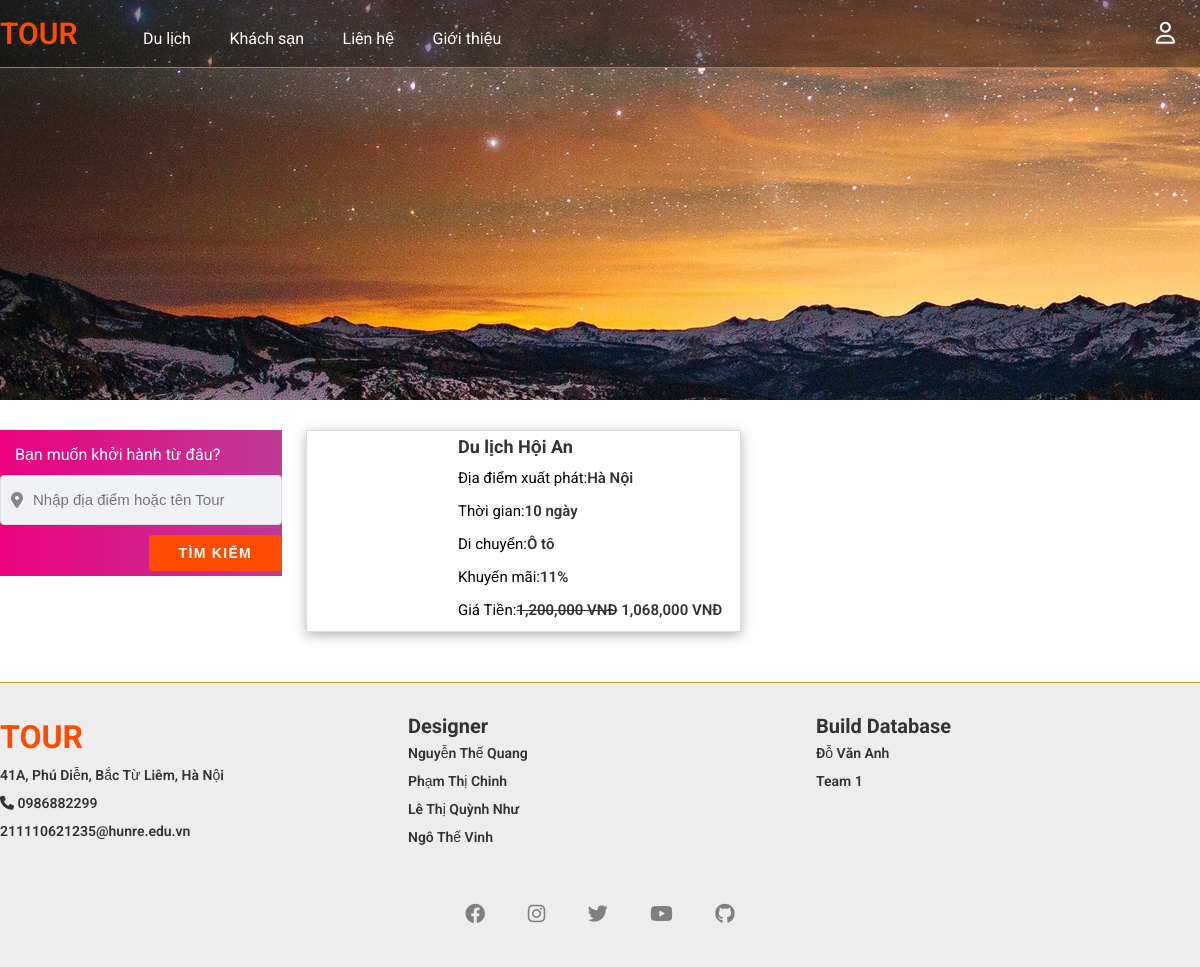
Screenshot of /asset/html/searchtour.php?keyword=Du lịch Hội An with the database file from the repository.
### tables this page shows
CREATE TABLE `tours` (
  `id` int(11) NOT NULL,
  `ten` varchar(255) NOT NULL,
  `diemxuatphat` varchar(255) NOT NULL,
  `thoigian` varchar(50) NOT NULL,
  `phuongtien` varchar(50) NOT NULL,
  `khuyenmai` int(11) DEFAULT 0,
  `giagoc` int(255) NOT NULL,
  `khoihanh` varchar(255) NOT NULL,
  `thongtin` varchar(10000) NOT NULL,
  `ghichu` varchar(1000) NOT NULL,
  `image_url` varchar(255) NOT NULL
);

### asset/html/searchtour.php (the view, shortened to what this page needs)
<!DOCTYPE html>
<html lang="en">
<head>
    <link rel="stylesheet" href="../css/main.css">
    <link rel="stylesheet" href="../css/base.css">
    <link rel="stylesheet" href="../font/fontawesome-free-6.4.2-web/css/all.min.css">
</head>
<body>
    <header id="header">
        <div class="gird">
            <ul class="header__list">
                <li class="header__item">
                    <a href="index.php" class="header__logo">TOUR</a>
                </li>
                <li class="header__item">
                    <a href="screen_dulich.php">Du lịch</a>
                </li>
                <li class="header__item">
                    <a href="screen_khachsan.php">Khách sạn</a>
                </li>
                <li class="header__item">
                    <a href="screen_lienhe.php">Liên hệ</a>
                </li>
                <li class="header__item">
                    <a href="screen_gioithieu.php">Giới thiệu</a>
                </li>
            </ul>
            <div class="header__user">
                <div class="header__user-item">
                    <div class="header__user-btn">
                        <i class="fa-regular fa-user header__user-icon"></i>
                    </div>
                </div>
            </div>
        </div>
    </header>
    <div class="screen">
        <div class="dulich-img" style="background-image: url('../img/img_modal/dulich.jpg');"></div>
        <div class="gird">
            <div class="dulich-box">
                <div class="gird_row">
                    <div class="dulich__sidebar col c-3 l-12">
                        <div class="dulich__sidebar-box">
                            <span class="dulich__sidebar-heading">
                                Bạn muốn khởi hành từ đâu?
                            </span>
                            <form action="searchtour.php" method="GET">
                                <div class="hotel__form-search-list">
                                    <div class="hotel__form-search-item">
                                        <div class="hotel__form-search-child">
                                            <i class="fa-solid fa-location-dot"></i>
                                            <input type="text" name="keyword" class="hotel__form-search-input" placeholder="Nhập địa điểm hoặc tên Tour">
                                        </div>
                                    </div>
                                </div>
                                <div class="hotel__form-search-btn-box">
                                    <button type="submit" class="hotel__form-search-btn">TÌM KIẾM</button>
                                </div>
                            </form>
                        </div>
                    </div>
                    <div class="dulich__contact col c-9 l-12">
                        <div class="dulich__sort gird_row">
                            <?php
                            include 'connect_db.php';
                            if (isset($_GET['keyword'])) {
                                $keyword = mysqli_real_escape_string($conn, $_GET['keyword']);
                                $query = "SELECT * FROM tours WHERE ten LIKE '%$keyword%' OR ten LIKE '%$keyword%'";
                                $result = mysqli_query($conn, $query);
                                while ($row = mysqli_fetch_assoc($result)) {
                                    $giakm = $row['giagoc'] - $row['giagoc'] / 100 * $row['khuyenmai'];
                                    echo '<div class="dulich__cart col c-6 m-12 l-12">';
                                    echo '<a href="../html/sanpham.php?id=' . $row['id'] . '" class="dulich__cart-box">';
                                    echo '<div class="dulich__cart-img" style="background-image: url(\'' . $row['image_url'] . '\');"></div>';
                                    echo '<div class="dulich__cart-info">';
                                    echo '<h3 class="dulich__info-name">' . $row['ten'] . '</h3>';
                                    echo '<div class="dulich__info-time1">';
                                    echo '<span class="dulich__time1-heading">Địa điểm xuất phát:</span>';
                                    echo '<span class="dulich__time1-text">' . $row['diemxuatphat'] . '</span>';
                                    echo '</div>';
                                    echo '<div class="dulich__info-time2">';
                                    echo '<span class="dulich__time2-heading">Thời gian:</span>';
                                    echo '<span class="dulich__time2-text">' . $row['thoigian'] . '</span>';
                                    echo '</div>';
                                    echo '<div class="dulich__info-move">';
                                    echo '<span class="dulich__move-heading">Di chuyển:</span>';
                                    echo '<span class="dulich__move-text">' . $row['phuongtien'] . '</span>';
                                    echo '</div>';
                                    echo '<div class="dulich__info-price" style="margin-bottom: 15px;">';
                                    echo '<span class="dulich__price-title ">Khuyến mãi:</span>';
                                    echo '<span class="dulich__price glowing-red">' . $row['khuyenmai'] . '%</span>';
                                    echo '</div>';
                                    echo '<div class="dulich__info-price">';
                                    echo '<span class="dulich__price-title">Giá Tiền:</span>';
                                    echo '<del class="dulich__price">' . number_format($row['giagoc']) . ' VNĐ</del>';
                                    echo '<span class="dulich__price glowing-red" > ' . number_format($giakm) . ' VNĐ</span>';
                                    echo '</div>';
                                    echo '</div>';
                                    echo '</a>';
                                    echo '</div>';
                                }
                            }
                            ?>
                        </div>
                    </div>
                </div>
            </div>
        </div>
    </div>
    <footer id="footer">
        <div class="gird">
            <div class="footer__box">
                <div class="gird_row">
                    <div class="col c-4 l-12">
                        <h1 class="footer-heading-icon">TOUR</h1>
                        <p class="footer-info">
                            41A, Phú Diễn, Bắc Từ Liêm, Hà Nội
                        </p>
                        <p class="footer-info">
                            <i class="fa-solid fa-phone"></i>
                            0986882299
                        </p>
                        <p class="footer-info">
                            211110621235@hunre.edu.vn
                        </p>
                    </div>
                    <div class="col c-4 l-12">
                        <h1 class="footer-heading">
                            Designer
                        </h1>
                        <p class="footer-info">
                            Nguyễn Thế Quang
                        </p>
                        <p class="footer-info">
                            Phạm Thị Chinh
                        </p>
                        <p class="footer-info">
                            Lê Thị Quỳnh Như
                        </p>
                        <p class="footer-info">
                            Ngô Thế Vinh
                        </p>
                    </div>
                    <div class="col c-4 l-12">
                        <h1 class="footer-heading">
                            Build Database
                        </h1>
                        <p class="footer-info">
                            Đỗ Văn Anh
                        </p>
                        <p class="footer-info">
                            Team 1
                        </p>
                    </div>
                </div>
                <div class="footer__society">
                    <center>
                        <a href="#"><i class="fa-brands fa-facebook"></i></a>
                        <a href="#"><i class="fa-brands fa-instagram"></i></a>
                        <a href="#"><i class="fa-brands fa-twitter"></i></a>
                        <a href="#"><i class="fa-brands fa-youtube"></i></a>
                        <a href="#"><i class="fa-brands fa-github"></i></a>
                    </center>
                </div>
            </div>
        </div>
    </footer>
</body>
</html>

### asset/css/main.css (style rules this page uses)
#header { position: fixed; width: 100%; height: 68px; z-index: 99; top: 0; left: 0; right: 0; background: rgba(0, 0, 0, 0.4); border-bottom: 1px solid #838383; }
.header__item:first-child a { color: var(--primary-color); font-size: 3rem; font-weight: 600; margin-right: 30px; padding: 15px 15px 15px 0; line-height: 68px; }
.header__item > a { color: var(--white-color); font-size: 1.6rem; line-height: 68px; padding: 10px 18px; }
.header__user { float: right; }
.header__user-item { position: relative; cursor: pointer; }
.header__user-manage-icon, .header__list, .header__item { display: inline-block; }
.mobile-btn, .header__user-btn { font-size: 2.2rem; line-height: 68px; padding: 0 25px; color: var(--white-color); }
#footer { background-color: #eeeded; padding: 35px 0; border-top: 1px solid #d3a225; }
.footer-heading-icon { font-size: 3.2rem; line-height: 3.8rem; color: var(--primary-color); }
.footer-heading { font-size: 2rem; color: var(--text-color); }
.footer-info { font-size: 1.4rem; color: var(--text-color); line-height: 18px; font-weight: 510; margin: 10px 0; }
.footer__society { height: 36px; margin-top: 40px; }
.footer__society i { font-size: 2rem; line-height: 36px; }
.footer__society a { color: #808080; padding: 15px; margin: 5px; }
.screen { margin-top: 68px; margin-bottom: 40px; }
.dulich-img { padding-top: 33.33333%; margin-top: -68px; }
.dulich-box { margin-top: 30px; }
.dulich__sidebar-box { background: linear-gradient(90deg,#ed0080 0,#be3b98 100%); }
.dulich__sidebar-heading { display: block; font-size: 1.6rem; line-height: 2rem; color: var(--white-color); padding: 15px 0 0; margin-left: 15px; }
.dulich__cart { margin-bottom: 10px; }
.dulich__cart-box { display: flex; border: 1px solid #ddd; box-shadow: 0px 3px 12px 0 rgba(0, 0, 0, 0.3); }
.dulich__cart-img { width: 100%; height: 200px; flex: 1; background-position: center; background-repeat: no-repeat; background-size: cover; margin-right: 10px; }
.dulich__cart-info { flex: 2; }
.dulich__info-name { font-size: 1.8rem; color: var(--text-color); margin: 8px 0 15px; }
.dulich__info-time1, .dulich__info-time2, .dulich__info-move { margin-bottom: 15px; }
.dulich__price-title, .dulich__move-heading, .dulich__time2-heading, .dulich__time1-heading { font-size: 1.5rem; color: var(--black-color); }
.dulich__price, .dulich__move-text, .dulich__time2-text, .dulich__time1-text { font-size: 1.5rem; font-weight: 600; color: var(--text-color); }
.hotel__form-search-item { margin: 10px 0; }
.hotel__form-search-child { display: flex; align-items: center; height: 50px; border: 1px solid #ddd; border-radius: 4px; background-color: #f0f2f5; margin-top: 10px; }
.hotel__form-search-child i { font-size: 1.6rem; margin: 0 10px; color: #858585; }
.hotel__form-search-input { height: 30px; width: 100%; font-size: 1.5rem; background-color: #f0f2f5; border: none; margin-right: 5px; }
.hotel__form-search-btn-box { display: inline-block; width: 100%; }
.hotel__form-search-btn { float: right; font-size: 1.4rem; font-weight: 600; line-height: 16px; padding: 10px 30px; color: var(--white-color); background-color: var(--primary-color); border: none; border-radius: 3px; letter-spacing: 1.3px; }

### asset/css/base.css (style rules this page uses)
:root { --black-color: #000; --white-color: #fff; --text-color: #333; --primary-color: #ff4c00; }
* { margin: 0; padding: 0; box-sizing: border-box; }
html { font-size: 62.5%; line-height: 1.6rem; font-family: 'Roboto', sans-serif; }
a { text-decoration: none; }
ul { padding: 0; margin: 0; }
li { list-style: none; }
.gird { width: 1200px; max-width: 100%; margin: 0 auto; }
.gird_row { display: flex; flex-wrap: wrap; }
.c-3 { flex: 0 0 25%; max-width: 25%; }
.c-4 { flex: 0 0 33.333333%; max-width: 33.333333%; }
.c-6 { flex: 0 0 50%; max-width: 50%; }
.c-9 { flex: 0 0 75%; max-width: 75%; }
@media (min-width: 1024px) { .gird { width: 1200px; max-width: 100%; margin: 0 auto; } }
@media (min-width: 1024px) { .gird_row { display: flex; flex-wrap: wrap; margin-right: -12px; margin-left: -12px; } }
@media (min-width: 1024px) { .col { padding-right: 12px; padding-left: 12px; } }

### asset/html/searchtour.php (style rules this page uses)
.glowing-red { animation: glowing 0.5s infinite; }

### rows the page displays
tours: ten "Du lịch Hội An", diemxuatphat "Hà Nội", thoigian "10 ngày", phuongtien "Ô tô", khuyenmai "11", giagoc "1,200,000", giakm "1,068,000"
